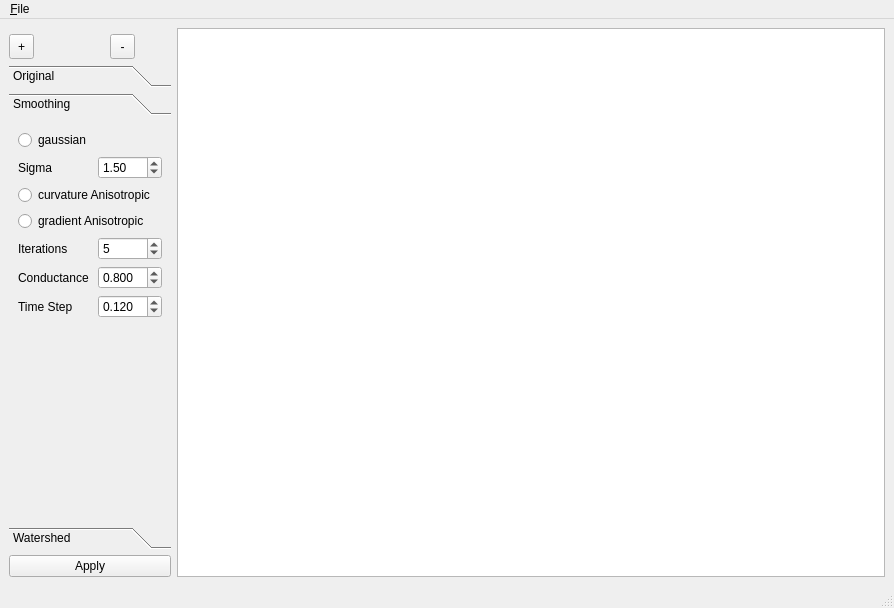
<?xml version="1.0" encoding="UTF-8"?>
<ui version="4.0">
 <class>trace2d</class>
 <widget class="QMainWindow" name="trace2d">
  <property name="geometry">
   <rect>
    <x>0</x>
    <y>0</y>
    <width>894</width>
    <height>608</height>
   </rect>
  </property>
  <property name="windowTitle">
   <string>MainWindow</string>
  </property>
  <widget class="QWidget" name="centralwidget">
   <layout class="QGridLayout" name="gridLayout">
    <item row="0" column="3" rowspan="4">
     <widget class="QGraphicsView" name="graphicsView">
      <property name="sizePolicy">
       <sizepolicy hsizetype="Expanding" vsizetype="Expanding">
        <horstretch>3</horstretch>
        <verstretch>0</verstretch>
       </sizepolicy>
      </property>
      <property name="verticalScrollBarPolicy">
       <enum>Qt::ScrollBarAlwaysOff</enum>
      </property>
      <property name="horizontalScrollBarPolicy">
       <enum>Qt::ScrollBarAlwaysOff</enum>
      </property>
      <property name="dragMode">
       <enum>QGraphicsView::ScrollHandDrag</enum>
      </property>
     </widget>
    </item>
    <item row="2" column="0" colspan="2">
     <widget class="QToolBox" name="toolBox">
      <property name="sizePolicy">
       <sizepolicy hsizetype="Minimum" vsizetype="Preferred">
        <horstretch>2</horstretch>
        <verstretch>0</verstretch>
       </sizepolicy>
      </property>
      <property name="currentIndex">
       <number>1</number>
      </property>
      <widget class="QWidget" name="original">
       <property name="geometry">
        <rect>
         <x>0</x>
         <y>0</y>
         <width>88</width>
         <height>378</height>
        </rect>
       </property>
       <attribute name="label">
        <string>Original</string>
       </attribute>
      </widget>
      <widget class="QWidget" name="smoothing">
       <property name="geometry">
        <rect>
         <x>0</x>
         <y>0</y>
         <width>186</width>
         <height>378</height>
        </rect>
       </property>
       <attribute name="label">
        <string>Smoothing</string>
       </attribute>
       <layout class="QFormLayout" name="formLayout">
        <property name="fieldGrowthPolicy">
         <enum>QFormLayout::AllNonFixedFieldsGrow</enum>
        </property>
        <item row="0" column="0">
         <widget class="QRadioButton" name="radioGauss">
          <property name="sizePolicy">
           <sizepolicy hsizetype="Preferred" vsizetype="Fixed">
            <horstretch>2</horstretch>
            <verstretch>0</verstretch>
           </sizepolicy>
          </property>
          <property name="text">
           <string>gaussian</string>
          </property>
         </widget>
        </item>
        <item row="1" column="0">
         <widget class="QLabel" name="label_6">
          <property name="text">
           <string>Sigma</string>
          </property>
         </widget>
        </item>
        <item row="1" column="1">
         <widget class="QDoubleSpinBox" name="spinGaussSigma">
          <property name="sizePolicy">
           <sizepolicy hsizetype="Preferred" vsizetype="Fixed">
            <horstretch>0</horstretch>
            <verstretch>0</verstretch>
           </sizepolicy>
          </property>
          <property name="singleStep">
           <double>0.500000000000000</double>
          </property>
          <property name="value">
           <double>1.500000000000000</double>
          </property>
         </widget>
        </item>
        <item row="2" column="0" colspan="2">
         <widget class="QRadioButton" name="radioCA">
          <property name="sizePolicy">
           <sizepolicy hsizetype="Preferred" vsizetype="Fixed">
            <horstretch>0</horstretch>
            <verstretch>0</verstretch>
           </sizepolicy>
          </property>
          <property name="text">
           <string>curvature Anisotropic</string>
          </property>
         </widget>
        </item>
        <item row="6" column="0" colspan="2">
         <widget class="QRadioButton" name="radioGA">
          <property name="text">
           <string>gradient Anisotropic</string>
          </property>
         </widget>
        </item>
        <item row="7" column="0">
         <widget class="QLabel" name="label">
          <property name="text">
           <string>Iterations</string>
          </property>
         </widget>
        </item>
        <item row="7" column="1">
         <widget class="QSpinBox" name="spinIterations">
          <property name="value">
           <number>5</number>
          </property>
         </widget>
        </item>
        <item row="8" column="0">
         <widget class="QLabel" name="label_2">
          <property name="text">
           <string>Conductance</string>
          </property>
         </widget>
        </item>
        <item row="8" column="1">
         <widget class="QDoubleSpinBox" name="spinConductance">
          <property name="decimals">
           <number>3</number>
          </property>
          <property name="maximum">
           <double>10.000000000000000</double>
          </property>
          <property name="singleStep">
           <double>0.010000000000000</double>
          </property>
          <property name="value">
           <double>0.800000000000000</double>
          </property>
         </widget>
        </item>
        <item row="9" column="0">
         <widget class="QLabel" name="label_3">
          <property name="text">
           <string>Time Step</string>
          </property>
         </widget>
        </item>
        <item row="9" column="1">
         <widget class="QDoubleSpinBox" name="spinTimeStep">
          <property name="decimals">
           <number>3</number>
          </property>
          <property name="maximum">
           <double>0.125000000000000</double>
          </property>
          <property name="singleStep">
           <double>0.005000000000000</double>
          </property>
          <property name="value">
           <double>0.120000000000000</double>
          </property>
         </widget>
        </item>
       </layout>
      </widget>
      <widget class="QWidget" name="watershed">
       <property name="geometry">
        <rect>
         <x>0</x>
         <y>0</y>
         <width>160</width>
         <height>360</height>
        </rect>
       </property>
       <attribute name="label">
        <string>Watershed</string>
       </attribute>
       <layout class="QFormLayout" name="formLayout_2">
        <item row="0" column="0">
         <widget class="QLabel" name="label_4">
          <property name="text">
           <string>Level</string>
          </property>
         </widget>
        </item>
        <item row="0" column="1">
         <widget class="QDoubleSpinBox" name="spinLevel">
          <property name="decimals">
           <number>3</number>
          </property>
          <property name="singleStep">
           <double>0.005000000000000</double>
          </property>
          <property name="value">
           <double>0.010000000000000</double>
          </property>
         </widget>
        </item>
        <item row="1" column="0">
         <widget class="QLabel" name="label_5">
          <property name="text">
           <string>Threshold</string>
          </property>
         </widget>
        </item>
        <item row="1" column="1">
         <widget class="QDoubleSpinBox" name="spinThreshold">
          <property name="decimals">
           <number>3</number>
          </property>
          <property name="singleStep">
           <double>0.005000000000000</double>
          </property>
          <property name="value">
           <double>0.005000000000000</double>
          </property>
         </widget>
        </item>
       </layout>
      </widget>
     </widget>
    </item>
    <item row="3" column="0" colspan="2">
     <widget class="QPushButton" name="buttonApply">
      <property name="sizePolicy">
       <sizepolicy hsizetype="Minimum" vsizetype="Fixed">
        <horstretch>2</horstretch>
        <verstretch>0</verstretch>
       </sizepolicy>
      </property>
      <property name="text">
       <string>Apply</string>
      </property>
     </widget>
    </item>
    <item row="1" column="0">
     <widget class="QToolButton" name="buttonZoomIn">
      <property name="minimumSize">
       <size>
        <width>25</width>
        <height>25</height>
       </size>
      </property>
      <property name="text">
       <string>+</string>
      </property>
      <property name="toolButtonStyle">
       <enum>Qt::ToolButtonTextOnly</enum>
      </property>
     </widget>
    </item>
    <item row="1" column="1">
     <widget class="QToolButton" name="buttonZoomOut">
      <property name="minimumSize">
       <size>
        <width>25</width>
        <height>25</height>
       </size>
      </property>
      <property name="text">
       <string>-</string>
      </property>
      <property name="toolButtonStyle">
       <enum>Qt::ToolButtonTextOnly</enum>
      </property>
     </widget>
    </item>
   </layout>
  </widget>
  <widget class="QMenuBar" name="menubar">
   <property name="geometry">
    <rect>
     <x>0</x>
     <y>0</y>
     <width>894</width>
     <height>27</height>
    </rect>
   </property>
   <widget class="QMenu" name="menuFile">
    <property name="title">
     <string>&amp;File</string>
    </property>
    <addaction name="actionOpen"/>
    <addaction name="separator"/>
    <addaction name="actionQuit"/>
   </widget>
   <addaction name="menuFile"/>
  </widget>
  <widget class="QStatusBar" name="statusbar"/>
  <action name="actionOpen">
   <property name="text">
    <string>&amp;Open</string>
   </property>
  </action>
  <action name="actionQuit">
   <property name="text">
    <string>&amp;Quit</string>
   </property>
  </action>
 </widget>
 <resources/>
 <connections>
  <connection>
   <sender>actionQuit</sender>
   <signal>triggered()</signal>
   <receiver>trace2d</receiver>
   <slot>close()</slot>
   <hints>
    <hint type="sourcelabel">
     <x>-1</x>
     <y>-1</y>
    </hint>
    <hint type="destinationlabel">
     <x>404</x>
     <y>312</y>
    </hint>
   </hints>
  </connection>
 </connections>
</ui>
